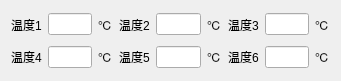
     <widget class="QWidget" name="gridLayoutWidget_3">
      <property name="geometry">
       <rect>
        <x>380</x>
        <y>20</y>
        <width>341</width>
        <height>81</height>
       </rect>
      </property>
      <layout class="QGridLayout" name="gridLayout_3">
       <item row="1" column="2">
        <layout class="QHBoxLayout" name="horizontalLayout_8">
         <item>
          <widget class="QLabel" name="label_62">
           <property name="text">
            <string>温度3</string>
           </property>
          </widget>
         </item>
         <item>
          <widget class="QLineEdit" name="temperature2_3"/>
         </item>
         <item>
          <widget class="QLabel" name="label_140">
           <property name="text">
            <string>℃</string>
           </property>
          </widget>
         </item>
        </layout>
       </item>
       <item row="2" column="0">
        <layout class="QHBoxLayout" name="horizontalLayout_9">
         <item>
          <widget class="QLabel" name="label_63">
           <property name="text">
            <string>温度4</string>
           </property>
          </widget>
         </item>
         <item>
          <widget class="QLineEdit" name="temperature2_4"/>
         </item>
         <item>
          <widget class="QLabel" name="label_137">
           <property name="text">
            <string>℃</string>
           </property>
          </widget>
         </item>
        </layout>
       </item>
       <item row="1" column="0">
        <layout class="QHBoxLayout" name="horizontalLayout_10">
         <item>
          <widget class="QLabel" name="label_64">
           <property name="text">
            <string>温度1</string>
           </property>
          </widget>
         </item>
         <item>
          <widget class="QLineEdit" name="temperature2_1"/>
         </item>
         <item>
          <widget class="QLabel" name="label_135">
           <property name="text">
            <string>℃</string>
           </property>
          </widget>
         </item>
        </layout>
       </item>
       <item row="1" column="1">
        <layout class="QHBoxLayout" name="horizontalLayout_11">
         <item>
          <widget class="QLabel" name="label_65">
           <property name="text">
            <string>温度2</string>
           </property>
          </widget>
         </item>
         <item>
          <widget class="QLineEdit" name="temperature2_2"/>
         </item>
         <item>
          <widget class="QLabel" name="label_138">
           <property name="text">
            <string>℃</string>
           </property>
          </widget>
         </item>
        </layout>
       </item>
       <item row="2" column="1">
        <layout class="QHBoxLayout" name="horizontalLayout_12">
         <item>
          <widget class="QLabel" name="label_66">
           <property name="text">
            <string>温度5</string>
           </property>
          </widget>
         </item>
         <item>
          <widget class="QLineEdit" name="temperature2_5"/>
         </item>
         <item>
          <widget class="QLabel" name="label_139">
           <property name="text">
            <string>℃</string>
           </property>
          </widget>
         </item>
        </layout>
       </item>
       <item row="2" column="2">
        <layout class="QHBoxLayout" name="horizontalLayout_13">
         <item>
          <widget class="QLabel" name="label_67">
           <property name="text">
            <string>温度6</string>
           </property>
          </widget>
         </item>
         <item>
          <widget class="QLineEdit" name="temperature2_6"/>
         </item>
         <item>
          <widget class="QLabel" name="label_141">
           <property name="text">
            <string>℃</string>
           </property>
          </widget>
         </item>
        </layout>
       </item>
      </layout>
     </widget>
